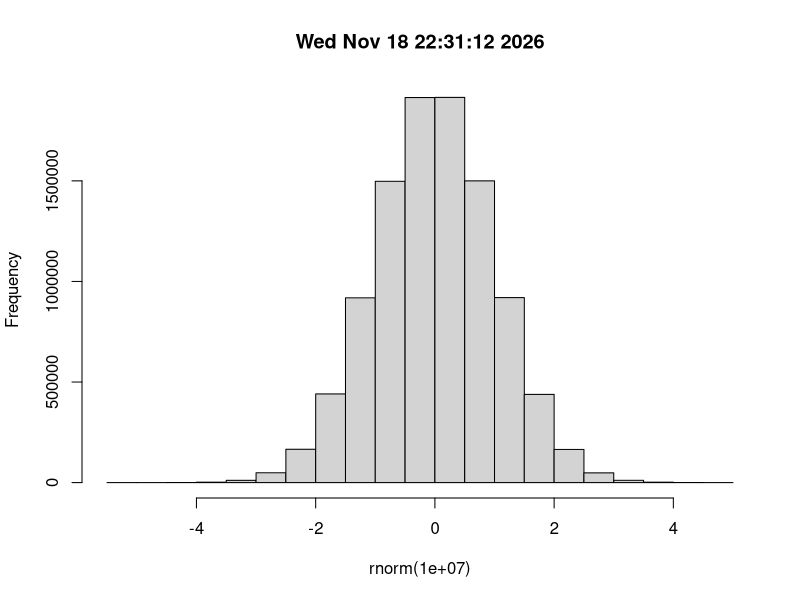

Write the R code that produced this figure.
## ---- chunk 1
hist(rnorm(1e7), main=date())
